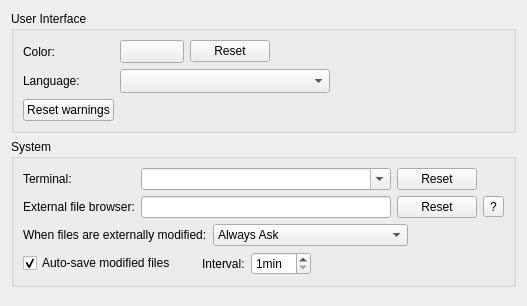
<?xml version="1.0" encoding="UTF-8"?>
<ui version="4.0">
 <class>Core::Internal::GeneralSettings</class>
 <widget class="QWidget" name="Core::Internal::GeneralSettings">
  <property name="geometry">
   <rect>
    <x>0</x>
    <y>0</y>
    <width>527</width>
    <height>306</height>
   </rect>
  </property>
  <layout class="QVBoxLayout" name="verticalLayout">
   <item>
    <widget class="QGroupBox" name="interfaceBox">
     <property name="title">
      <string>User Interface</string>
     </property>
     <layout class="QGridLayout" name="gridLayout_2">
     <item row="0" column="0">
      <widget class="QLabel" name="colorLabel">
       <property name="text">
        <string>Color:</string>
       </property>
       <property name="buddy">
        <cstring>colorButton</cstring>
       </property>
      </widget>
     </item>
     <item row="0" column="1">
      <layout class="QHBoxLayout" name="horizontalLayout">
       <item>
        <widget class="Utils::QtColorButton" name="colorButton">
         <property name="sizePolicy">
          <sizepolicy hsizetype="Preferred" vsizetype="Preferred">
           <horstretch>0</horstretch>
           <verstretch>0</verstretch>
          </sizepolicy>
         </property>
         <property name="minimumSize">
          <size>
           <width>64</width>
           <height>0</height>
          </size>
         </property>
         <property name="alphaAllowed" stdset="0">
          <bool>false</bool>
         </property>
        </widget>
       </item>
       <item>
        <widget class="QPushButton" name="resetColorButton">
         <property name="toolTip">
          <string comment="Color">Reset to default.</string>
         </property>
         <property name="text">
          <string>Reset</string>
         </property>
        </widget>
       </item>
       <item>
        <spacer name="horizontalSpacer">
         <property name="orientation">
          <enum>Qt::Horizontal</enum>
         </property>
         <property name="sizeHint" stdset="0">
          <size>
           <width>285</width>
           <height>20</height>
          </size>
         </property>
        </spacer>
       </item>
      </layout>
     </item>
      <item row="2" column="0">
       <widget class="QLabel" name="languageLabel">
        <property name="text">
         <string>Language:</string>
        </property>
       </widget>
      </item>
      <item row="2" column="1">
       <layout class="QHBoxLayout" name="horizontalLayout_3">
        <item>
         <widget class="QComboBox" name="languageBox">
          <property name="sizeAdjustPolicy">
           <enum>QComboBox::AdjustToMinimumContentsLengthWithIcon</enum>
          </property>
          <property name="minimumContentsLength">
           <number>20</number>
          </property>
         </widget>
        </item>
        <item>
         <spacer name="horizontalSpacer_2">
          <property name="orientation">
           <enum>Qt::Horizontal</enum>
          </property>
          <property name="sizeHint" stdset="0">
           <size>
            <width>285</width>
            <height>20</height>
           </size>
          </property>
         </spacer>
        </item>
       </layout>
      </item>
      <item row="3" column="0">
       <widget class="QPushButton" name="resetWarningsButton">
        <property name="toolTip">
         <string>Re-enable all warnings which were suppressed using &quot;Don't show again&quot; button (e.g. missing highlighter).</string>
        </property>
        <property name="text">
         <string comment="Button text">Reset warnings</string>
        </property>
       </widget>
      </item>
     </layout>
    </widget>
   </item>
   <item>
    <widget class="QGroupBox" name="systemBox">
     <property name="title">
      <string>System</string>
     </property>
     <layout class="QGridLayout" name="gridLayout">
      <item row="0" column="0">
       <widget class="QLabel" name="terminalLabel">
        <property name="text">
         <string>Terminal:</string>
        </property>
       </widget>
      </item>
      <item row="0" column="1">
       <widget class="QComboBox" name="terminalComboBox">
        <property name="editable">
         <bool>true</bool>
        </property>
       </widget>
      </item>
      <item row="0" column="2">
       <widget class="QPushButton" name="resetTerminalButton">
        <property name="toolTip">
         <string comment="Terminal">Reset to default.</string>
        </property>
        <property name="text">
         <string>Reset</string>
        </property>
       </widget>
      </item>
      <item row="1" column="0">
       <widget class="QLabel" name="externalFileBrowserLabel">
        <property name="text">
         <string>External file browser:</string>
        </property>
       </widget>
      </item>
      <item row="1" column="1">
       <widget class="QLineEdit" name="externalFileBrowserEdit"/>
      </item>
      <item row="1" column="2">
       <widget class="QPushButton" name="resetFileBrowserButton">
        <property name="toolTip">
         <string comment="File Browser">Reset to default.</string>
        </property>
        <property name="text">
         <string>Reset</string>
        </property>
       </widget>
      </item>
      <item row="1" column="3">
       <widget class="QToolButton" name="helpExternalFileBrowserButton">
        <property name="text">
         <string>?</string>
        </property>
        <property name="icon">
         <iconset resource="core.qrc">
          <normaloff>:/core/images/help.png</normaloff>:/core/images/help.png</iconset>
        </property>
       </widget>
      </item>
      <item row="2" column="0" colspan="4">
       <layout class="QHBoxLayout" name="horizontalLayout_2">
        <item>
         <widget class="QLabel" name="modifiedLabel">
          <property name="text">
           <string>When files are externally modified:</string>
          </property>
         </widget>
        </item>
        <item>
         <widget class="QComboBox" name="reloadBehavior">
          <property name="currentIndex">
           <number>0</number>
          </property>
          <item>
           <property name="text">
            <string>Always Ask</string>
           </property>
          </item>
          <item>
           <property name="text">
            <string>Reload All Unchanged Editors</string>
           </property>
          </item>
          <item>
           <property name="text">
            <string>Ignore Modifications</string>
           </property>
          </item>
         </widget>
        </item>
        <item>
         <spacer name="horizontalSpacer_3">
          <property name="orientation">
           <enum>Qt::Horizontal</enum>
          </property>
          <property name="sizeHint" stdset="0">
           <size>
            <width>40</width>
            <height>20</height>
           </size>
          </property>
         </spacer>
        </item>
       </layout>
      </item>
      <item row="3" column="0" colspan="4">
       <layout class="QHBoxLayout" name="horizontalLayout_5">
        <item>
         <widget class="QCheckBox" name="autoSaveCheckBox">
          <property name="toolTip">
           <string>Automatically create temporary copies of modified files. If Qt Creator is restarted after a crash or power failure, it asks whether to recover the auto-saved content.</string>
          </property>
          <property name="text">
           <string>Auto-save modified files</string>
          </property>
          <property name="checked">
           <bool>true</bool>
          </property>
         </widget>
        </item>
        <item>
         <spacer name="horizontalSpacer_6">
          <property name="orientation">
           <enum>Qt::Horizontal</enum>
          </property>
          <property name="sizeType">
           <enum>QSizePolicy::Fixed</enum>
          </property>
          <property name="sizeHint" stdset="0">
           <size>
            <width>20</width>
            <height>20</height>
           </size>
          </property>
         </spacer>
        </item>
        <item>
         <widget class="QLabel" name="autoSaveIntervalLabel">
          <property name="text">
           <string>Interval:</string>
          </property>
         </widget>
        </item>
        <item>
         <widget class="QSpinBox" name="autoSaveInterval">
          <property name="suffix">
           <string extracomment="unit for minutes">min</string>
          </property>
          <property name="minimum">
           <number>1</number>
          </property>
         </widget>
        </item>
        <item>
         <spacer name="horizontalSpacer_5">
          <property name="orientation">
           <enum>Qt::Horizontal</enum>
          </property>
          <property name="sizeHint" stdset="0">
           <size>
            <width>40</width>
            <height>20</height>
           </size>
          </property>
         </spacer>
        </item>
       </layout>
      </item>
     </layout>
    </widget>
   </item>
   <item>
    <spacer name="verticalSpacer">
     <property name="orientation">
      <enum>Qt::Vertical</enum>
     </property>
     <property name="sizeHint" stdset="0">
      <size>
       <width>20</width>
       <height>30</height>
      </size>
     </property>
    </spacer>
   </item>
  </layout>
 </widget>
 <customwidgets>
  <customwidget>
   <class>Utils::QtColorButton</class>
   <extends>QToolButton</extends>
   <header location="global">utils/qtcolorbutton.h</header>
  </customwidget>
 </customwidgets>
 <resources>
  <include location="core.qrc"/>
 </resources>
 <connections>
  <connection>
   <sender>autoSaveCheckBox</sender>
   <signal>toggled(bool)</signal>
   <receiver>autoSaveInterval</receiver>
   <slot>setEnabled(bool)</slot>
   <hints>
    <hint type="sourcelabel">
     <x>161</x>
     <y>262</y>
    </hint>
    <hint type="destinationlabel">
     <x>342</x>
     <y>263</y>
    </hint>
   </hints>
  </connection>
 </connections>
</ui>
